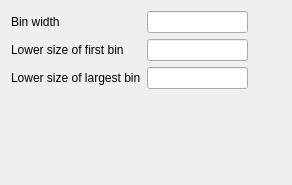
<?xml version="1.0" encoding="UTF-8"?>
<ui version="4.0">
 <class>Form</class>
 <widget class="QWidget" name="Form">
  <property name="geometry">
   <rect>
    <x>0</x>
    <y>0</y>
    <width>292</width>
    <height>185</height>
   </rect>
  </property>
  <property name="windowTitle">
   <string>Form</string>
  </property>
  <layout class="QGridLayout" name="gridLayout">
   <item row="3" column="0">
    <spacer name="verticalSpacer">
     <property name="orientation">
      <enum>Qt::Vertical</enum>
     </property>
     <property name="sizeHint" stdset="0">
      <size>
       <width>20</width>
       <height>40</height>
      </size>
     </property>
    </spacer>
   </item>
   <item row="2" column="0">
    <widget class="QLabel" name="label_3">
     <property name="text">
      <string>Lower size of largest bin</string>
     </property>
    </widget>
   </item>
   <item row="1" column="0">
    <widget class="QLabel" name="label_2">
     <property name="text">
      <string>Lower size of first bin</string>
     </property>
    </widget>
   </item>
   <item row="0" column="0">
    <widget class="QLabel" name="label">
     <property name="text">
      <string>Bin width</string>
     </property>
    </widget>
   </item>
   <item row="0" column="1">
    <widget class="QLineEdit" name="lineEdit_3"/>
   </item>
   <item row="2" column="1">
    <widget class="QLineEdit" name="lineEdit"/>
   </item>
   <item row="1" column="1">
    <widget class="QLineEdit" name="lineEdit_2"/>
   </item>
   <item row="1" column="2">
    <spacer name="horizontalSpacer">
     <property name="orientation">
      <enum>Qt::Horizontal</enum>
     </property>
     <property name="sizeHint" stdset="0">
      <size>
       <width>40</width>
       <height>20</height>
      </size>
     </property>
    </spacer>
   </item>
  </layout>
 </widget>
 <resources/>
 <connections/>
</ui>
